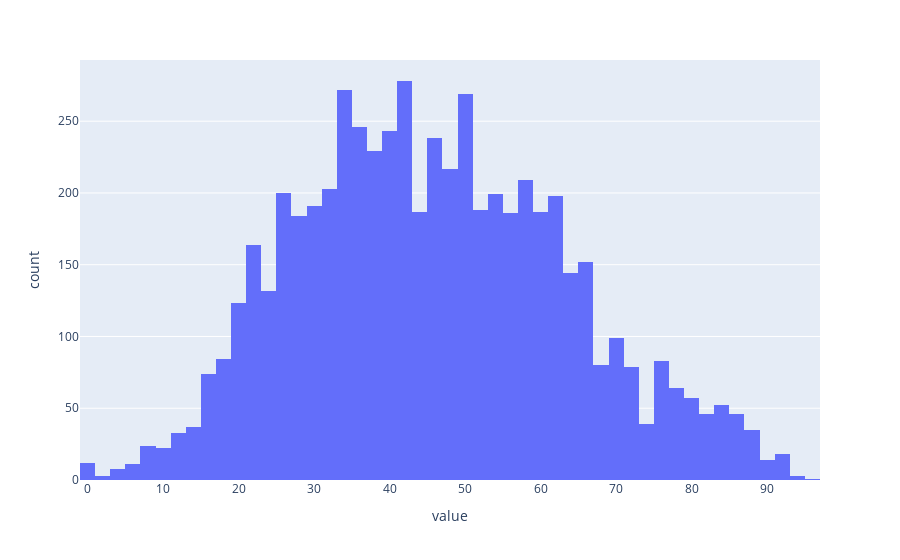

Here is the notebook cell this chart was saved with:
### Code cell
hist = px.histogram(df_ready['W_INDEX'].values)
hist.layout.update(showlegend=False)
display(hist)

### Figure 1 — Plotly figure (JSON) as saved in the notebook; plotly's stock layout.template omitted (floating-point values rounded to 4 significant figures; data arrays with more than 128 entries replaced by an {"elided": "..."} marker saying what was removed)
{"data": [{"alignmentgroup": "True", "bingroup": "x", "hovertemplate": "variable=0<br>value=%{x}<br>count=%{y}<extra></extra>", "legendgroup": "0", "marker": {"color": "#636efa"}, "name": "0", "offsetgroup": "0", "orientation": "v", "showlegend": true, "type": "histogram", "x": {"elided": "5863 float values"}, "xaxis": "x", "yaxis": "y"}], "layout": {"barmode": "relative", "legend": {"title": {"text": "variable"}, "tracegroupgap": 0}, "margin": {"t": 60}, "showlegend": false, "xaxis": {"anchor": "y", "domain": [0, 1], "title": {"text": "value"}}, "yaxis": {"anchor": "x", "domain": [0, 1], "title": {"text": "count"}}}}
